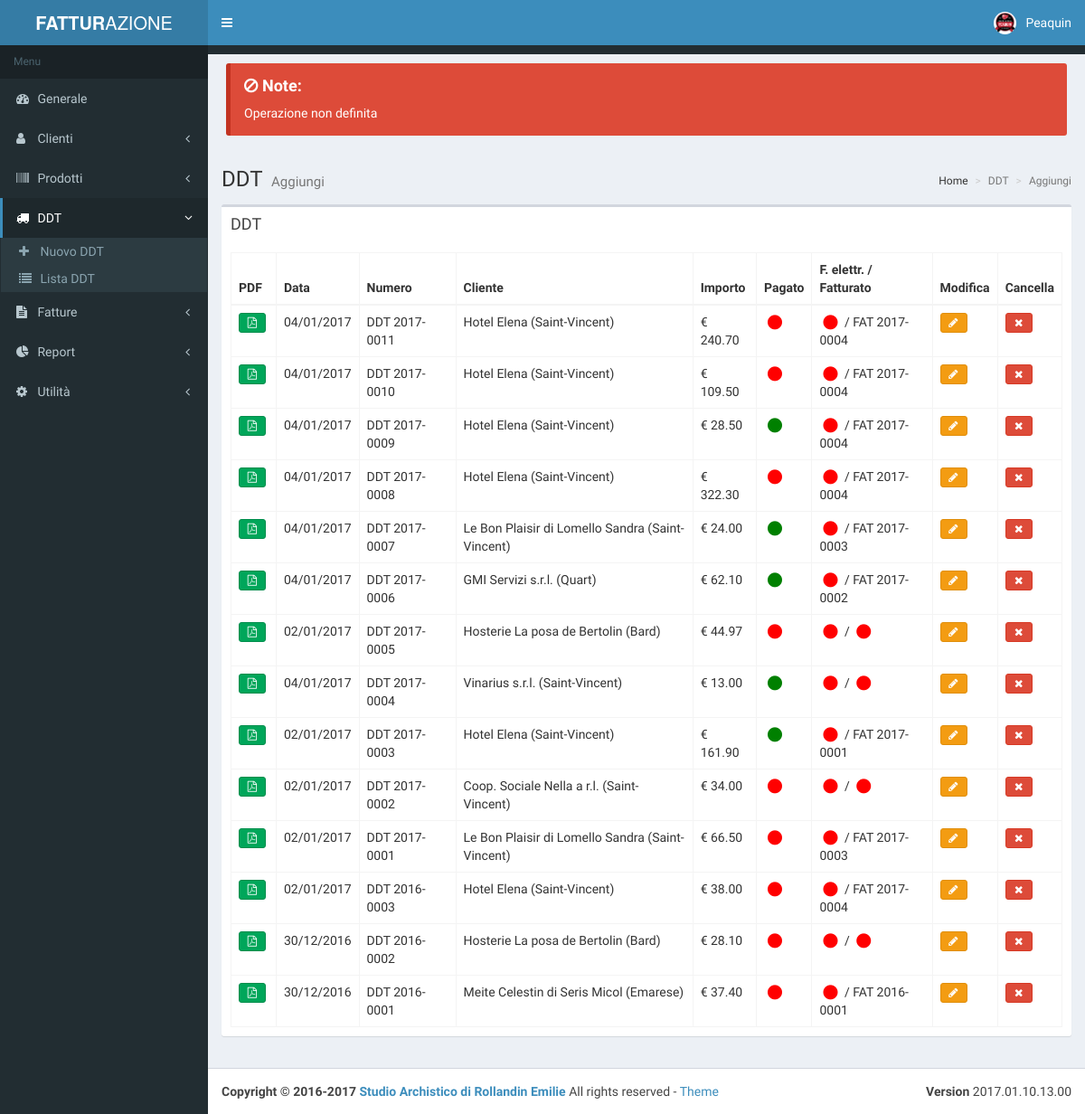
Page /ddtaggiunto.php on the earlier database version.
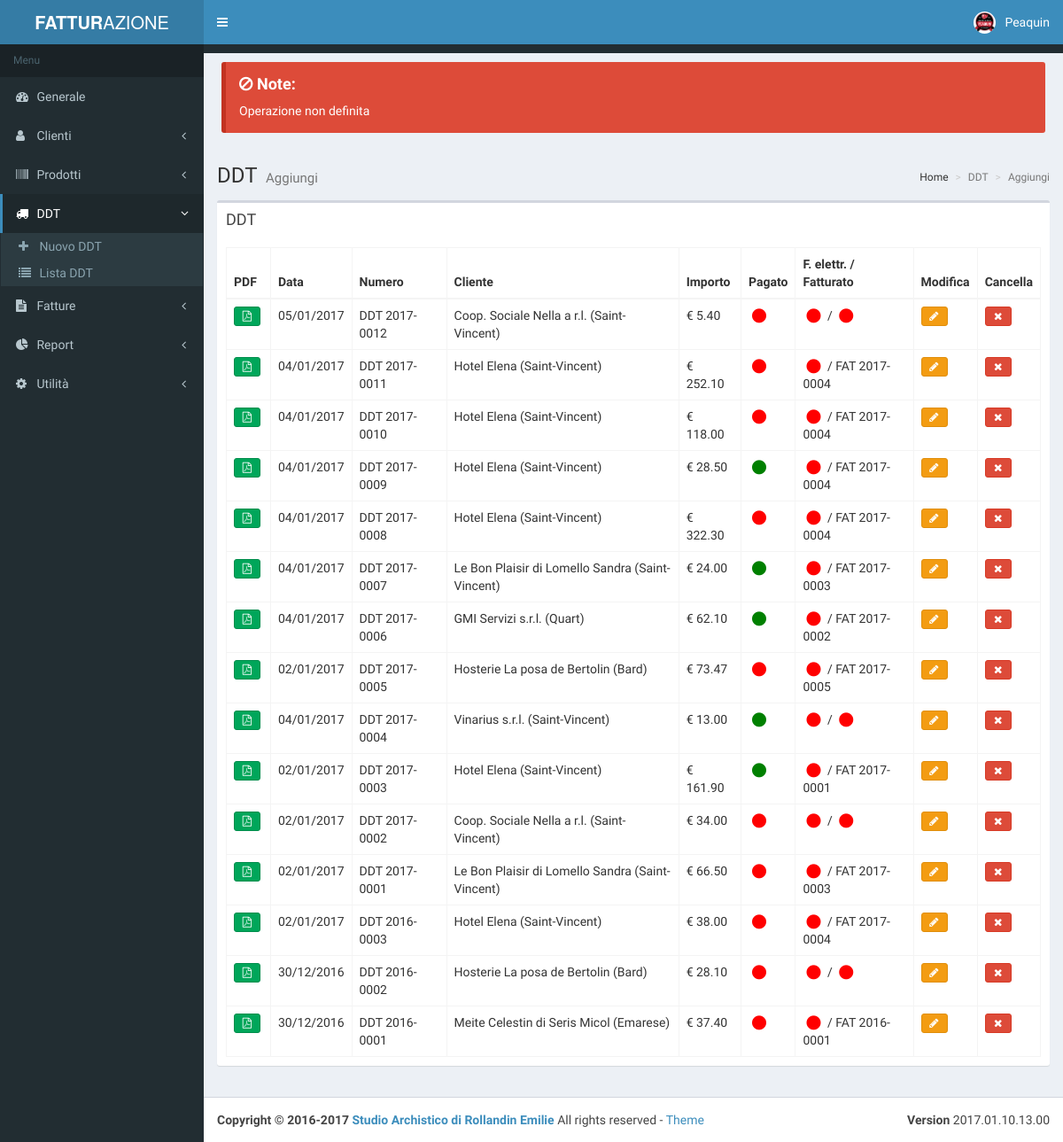
Same page on the later database version.
### tables this page shows
CREATE TABLE `ddt` (
  `ddt_id` int(11) NOT NULL,
  `ddt_numero` int(11) NOT NULL,
  `ddt_anno` int(11) NOT NULL,
  `ddt_data` date NOT NULL,
  `ddt_fkcliente` int(11) NOT NULL,
  `ddt_destinazione` varchar(255) DEFAULT NULL,
  `ddt_causale` varchar(50) NOT NULL,
  `ddt_trasporto` varchar(50) NOT NULL,
  `ddt_aspetto` varchar(50) NOT NULL,
  `ddt_colli` varchar(50) NOT NULL,
  `ddt_ritiro` date DEFAULT NULL,
  `ddt_scontrino` varchar(50) NOT NULL,
  `ddt_importo` decimal(10,2) NOT NULL,
  `ddt_fatturazioneelettronica` tinyint(1) NOT NULL DEFAULT '0',
  `ddt_pagato` tinyint(1) NOT NULL DEFAULT '0',
  `ddt_fkfattura` int(11) DEFAULT NULL,
  `ddt_annullato` tinyint(1) NOT NULL DEFAULT '0'
);

CREATE TABLE `cliente` (
  `cli_id` int(11) NOT NULL,
  `cli_denominazione` varchar(255) NOT NULL,
  `cli_indirizzo` varchar(255) NOT NULL,
  `cli_cap` varchar(50) NOT NULL,
  `cli_comune` varchar(255) NOT NULL,
  `cli_telefono` varchar(100) DEFAULT NULL,
  `cli_fax` varchar(100) DEFAULT NULL,
  `cli_email` varchar(255) DEFAULT NULL,
  `cli_piva` varchar(255) NOT NULL,
  `cli_vecchio` tinyint(1) NOT NULL DEFAULT '0'
);

### php/ddt.php (the view, shortened to what this page needs)
<?php
function DDTTabella() {
    try {
        include 'config.php';
        $db = new PDO("mysql:host=" . $dbhost . ";dbname=" . $dbname, $dbuser, $dbpswd);
        $db->setAttribute(PDO::ATTR_ERRMODE, PDO::ERRMODE_WARNING);
        $db->setAttribute(PDO::ATTR_DEFAULT_FETCH_MODE, PDO::FETCH_OBJ);
        $db->setAttribute(PDO::MYSQL_ATTR_INIT_COMMAND, 'SET NAMES UTF8');
        $result = $db->query('SELECT ddt.*, cliente.* FROM ddt INNER JOIN cliente ON ddt.ddt_fkcliente = cliente.cli_id WHERE ddt.ddt_annullato = 0 ORDER BY ddt.ddt_anno DESC, ddt.ddt_numero DESC');
        print "<table id='ddttabella' class='table table-bordered table-hover'>";
        print "<thead><tr>";
        print "<th>PDF</th><th>Data</th><th>Numero</th><th>Cliente</th><th>Importo</th><th>Pagato</th><th>F. elettr. / Fatturato</th><th>Modifica</th><th>Cancella</th>";
        print "</tr></thead><tbody>";
        foreach ($result as $row) {
            $row = get_object_vars($row);
            $numero_padded = sprintf("%04d", $row['ddt_numero']);
            $dataEmissione = DateTime::createFromFormat('Y-m-d', $row['ddt_data'])->format('d/m/Y');
            print "<tr>";
            print "<td>";
            print "<a class='btn btn-xs btn-success' href='ddtpdf.php?ddt_id=".$row['ddt_id']."' role='button' style='width: 30px;margin-right: 3px; margin-bottom: 3px' target='_blank'><i class = 'fa fa-file-pdf-o'></i></a>";
            print "</td>";
            print "<td>$dataEmissione</td>";
            print "<td>DDT ".$row['ddt_anno']."-".$numero_padded."</td>";
            if($row['cli_comune']) {
                 print "<td>".$row['cli_denominazione']." (".$row['cli_comune'].")</td>";
            } else {
                 print "<td>".$row['cli_denominazione']."</td>";
            }
            print "<td>&euro; " . $row['ddt_importo'] . "</td>";
            if($row['ddt_pagato']) {
                print "<td><i class = 'fa fa-fw fa-circle fa-lg' style = 'color:green'></i></td>";
            } else {
                print "<td><i class = 'fa fa-fw fa-circle fa-lg' style = 'color:red'></i></td>";
            }
            print "<td>";
            print "<div class='icone-unite'>";
            if($row['ddt_fatturazioneelettronica']) {
                print "<i class = 'fa fa-fw fa-circle fa-lg' style = 'color:green'></i>";
            } else {
                print "<i class = 'fa fa-fw fa-circle fa-lg' style = 'color:red'></i>";
            }
            print " / ";
            if($row['ddt_fkfattura']) {
                list($numero, $anno) = CercaFattura($row['ddt_fkfattura']);
                print "<span class = 'inlinea'>FAT ".$anno. "-".sprintf("%04d", $numero)."</span>";
            } else {
                print "<i class = 'fa fa-fw fa-circle fa-lg' style = 'color:red'></i>";
            }
            print "</div>";
            print "</td>";
            print "<td>";
            print "<a class='btn btn-xs btn-warning' href='ddtmodifica.php?ddt_id=".$row['ddt_id']."' role='button' style='width: 30px; margin-bottom: 3px'><i class = 'fa fa-pencil'></i></a>";
            print "</td>";
            print "<td>";
            print "<a class='btn btn-xs btn-danger' href='ddtcancella.php?ddt_id=".$row['ddt_id']."' role='button' style='width: 30px; margin-bottom: 3px'><i class = 'fa fa-remove'></i></a>";
            print "</td>";
            print "</tr>";
        }
        print "</tbody></table>";
    } catch (PDOException $e) {
        throw new PDOException("Error  : " . $e->getMessage());
    }
}
function CercaFattura($id) {
        try {
            include 'config.php';
            $db = new PDO("mysql:host=" . $dbhost . ";dbname=" . $dbname, $dbuser, $dbpswd);
            $db->setAttribute(PDO::ATTR_ERRMODE, PDO::ERRMODE_WARNING);
            $db->setAttribute(PDO::ATTR_DEFAULT_FETCH_MODE, PDO::FETCH_OBJ);
            $db->setAttribute(PDO::MYSQL_ATTR_INIT_COMMAND, 'SET NAMES UTF8');
            $result = $db->query("SELECT fattura.fat_numero, fattura.fat_anno FROM fattura WHERE fat_id = '" . $id . "' LIMIT 1");
            $row = $result->fetch(PDO::FETCH_ASSOC);
            return array($row['fat_numero'], $row['fat_anno']);
        } catch (PDOException $e) {
            return false;
        }
    }

### ddtaggiunto.php (shortened to what this page needs)
<!DOCTYPE html>
<html>
    <head>
        <?php include 'link.php'; ?>
    </head>
    <body class="hold-transition skin-blue sidebar-mini">
        <div class="wrapper">
            <header class="main-header">
                <a href="index.php" class="logo">
                    <span class="logo-lg"><b>FATTUR</b>AZIONE</span>
                </a>
                <nav class="navbar navbar-static-top">
                    <a href="#" class="sidebar-toggle" data-toggle="offcanvas" role="button">
                    </a>
                    <?php include 'navbar.php'; ?>
                </nav>
            </header>
            <aside class="main-sidebar">
                <section class="sidebar">
                    <?php
                    $menugenerale = 0; $menuclienti = 0; $menuprodotti = 0; $menuddt = 1; $menufatture = 0; $menustatistiche = 0; $menuutilita = 0;
                    include 'sidebarmenu.php';
                    ?>
                </section>
            </aside>
            <div class="content-wrapper">
                <?php
                include 'php/config.php';
                include 'php/ddt.php';
                ?>
                <?php
                $TipoOperazione = tipoOperazione::nondefinita;
                if ($TipoOperazione == tipoOperazione::nondefinita) {
                    print "<div class='pad margin no-print'><div class='callout callout-danger' style='margin-bottom: 0!important;'><h4><i class='fa fa-ban'></i> Note:</h4>Operazione non definita</div></div>";
                }
                ?>
                <section class="content-header">
                    <h1>
                        DDT
                        <small>Aggiungi</small>
                    </h1>
                    <ol class="breadcrumb">
                        <li> Home</li>
                        <li class="active">DDT</li>
                        <li class="active">Aggiungi</li>
                    </ol>
                </section>
                <section class="content">
                    <div class="row">
                        <div class="col-md-12">
                            <div class="box">
                                <div class="box-header">
                                    <h3 class="box-title">DDT</h3>
                                </div>
                                <div class="box-body">
                                    <?php DDTTabella(); ?>
                                </div>
                            </div>
                        </div>
                    </div>
                </section>
            </div>
            <?php include 'footer.php'; ?>
        </div>
    </body>
</html>

### link.php (shortened to what this page needs)
<link rel="stylesheet" href="bootstrap/css/bootstrap.min.css">
<link rel="stylesheet" href="plugins/font-awesome-4.7.0/css/font-awesome.min.css">
<link rel="stylesheet" href="plugins/ionicons-2.0.1/css/ionicons.min.css">
<link rel="stylesheet" href="plugins/datatables/dataTables.bootstrap.css">
<link rel="stylesheet" href="plugins/datepicker/datepicker3.css">
<link rel="stylesheet" href="plugins/iCheck/all.css">
<link rel="stylesheet" href="plugins/select2/select2.min.css">
<link rel="stylesheet" href="dist/css/AdminLTE.min.css">
<link rel="stylesheet" href="dist/css/skins/_all-skins.min.css">
<link rel="stylesheet" href="css/fatturazione.css">

### navbar.php (shortened to what this page needs)
<div class="navbar-custom-menu">
    <ul class="nav navbar-nav">
        <li class="dropdown user user-menu">
            <a href="#" class="dropdown-toggle" data-toggle="dropdown">
                <img src="logopiccolo.jpg" class="user-image" alt="User Image">
                <span class="hidden-xs">Peaquin</span>
            </a>
        </li>
    </ul>
</div>

### sidebarmenu.php (shortened to what this page needs)
<ul class="sidebar-menu">
    <li class="header">Menu</li>
    <li class="<?php echo ($menugenerale)?'active':''; ?> treeview">
        <a href="index.php">
            <i class="fa fa-dashboard"></i> <span>Generale</span>
        </a>
    </li>
    <li class="<?php echo ($menuclienti)?'active':''; ?> treeview">
        <a href="#">
            <i class="fa fa-user"></i> <span>Clienti</span>
            <i class="fa fa-angle-left pull-right"></i>
        </a>
    </li>
    <li class="<?php echo ($menuprodotti)?'active':''; ?> treeview">
        <a href="#">
            <i class="fa fa-barcode"></i> <span>Prodotti</span>
            <i class="fa fa-angle-left pull-right"></i>
        </a>
    </li>
    <li class="<?php echo ($menuddt)?'active':''; ?> treeview">
        <a href="#">
            <i class="fa fa-truck"></i> <span>DDT</span>
            <i class="fa fa-angle-left pull-right"></i>
        </a>
        <ul class="treeview-menu">
            <li><a href="ddtnuovo.php"><i class="fa fa-plus"></i> Nuovo DDT</a></li>
            <li><a href="ddtlista.php"><i class="fa fa-list"></i> Lista DDT</a></li>
        </ul>
    </li>
    <li class="<?php echo ($menufatture)?'active':''; ?> treeview">
        <a href="#">
            <i class="fa fa-file-text"></i> <span>Fatture</span>
            <i class="fa fa-angle-left pull-right"></i>
        </a>
    </li>
    <li class="<?php echo ($menustatistiche)?'active':''; ?> treeview">
        <a href="#">
            <i class="fa fa-pie-chart"></i> <span>Report</span>
            <i class="fa fa-angle-left pull-right"></i>
        </a>
    </li>
    <li class="<?php echo ($menuutilita)?'active':''; ?> treeview">
        <a href="#">
            <i class="fa fa-gear"></i> <span>Utilit&agrave;</span>
            <i class="fa fa-angle-left pull-right"></i>
        </a>
    </li>
</ul>

### footer.php
<footer class="main-footer">
    <div class="pull-right hidden-xs">
        <b>Version</b> 2017.01.10.13.00
    </div>
    <strong>Copyright &copy; <?php $copyYear = 2016; $curYear = date('Y'); echo $copyYear . (($copyYear != $curYear) ? '-' . $curYear : ''); ?> <a href="http://www.archistico.com">Studio Archistico di Rollandin Emilie</a></strong> All rights reserved - <a href="https://almsaeedstudio.com/">Theme</a>
</footer>

### css/fatturazione.css (style rules this page uses)
.icone-unite .inlinea { display: inline; }

Differences in the rows shown:
added ddt: ddt_data "05/01/2017", ddt_anno "2017", ddt_numero "0012", cliente.cli_denominazione "Coop. Sociale Nella a r.l.", cliente.cli_comune "Saint-Vincent", ddt_importo "5.40", ddt_pagato 0 (drawn), ddt_fatturazioneelettronica 0 (drawn)
changed ddt (number 2 of 15 on the later page): ddt_importo "240.70" → "252.10"
changed ddt (number 3 of 15 on the later page): ddt_importo "109.50" → "118.00"
changed ddt (number 8 of 15 on the later page): ddt_importo "44.97" → "73.47"; ddt_fkfattura empty → 16 (drawn); anno (not shown) → "2017"; numero (not shown) → "0005"
